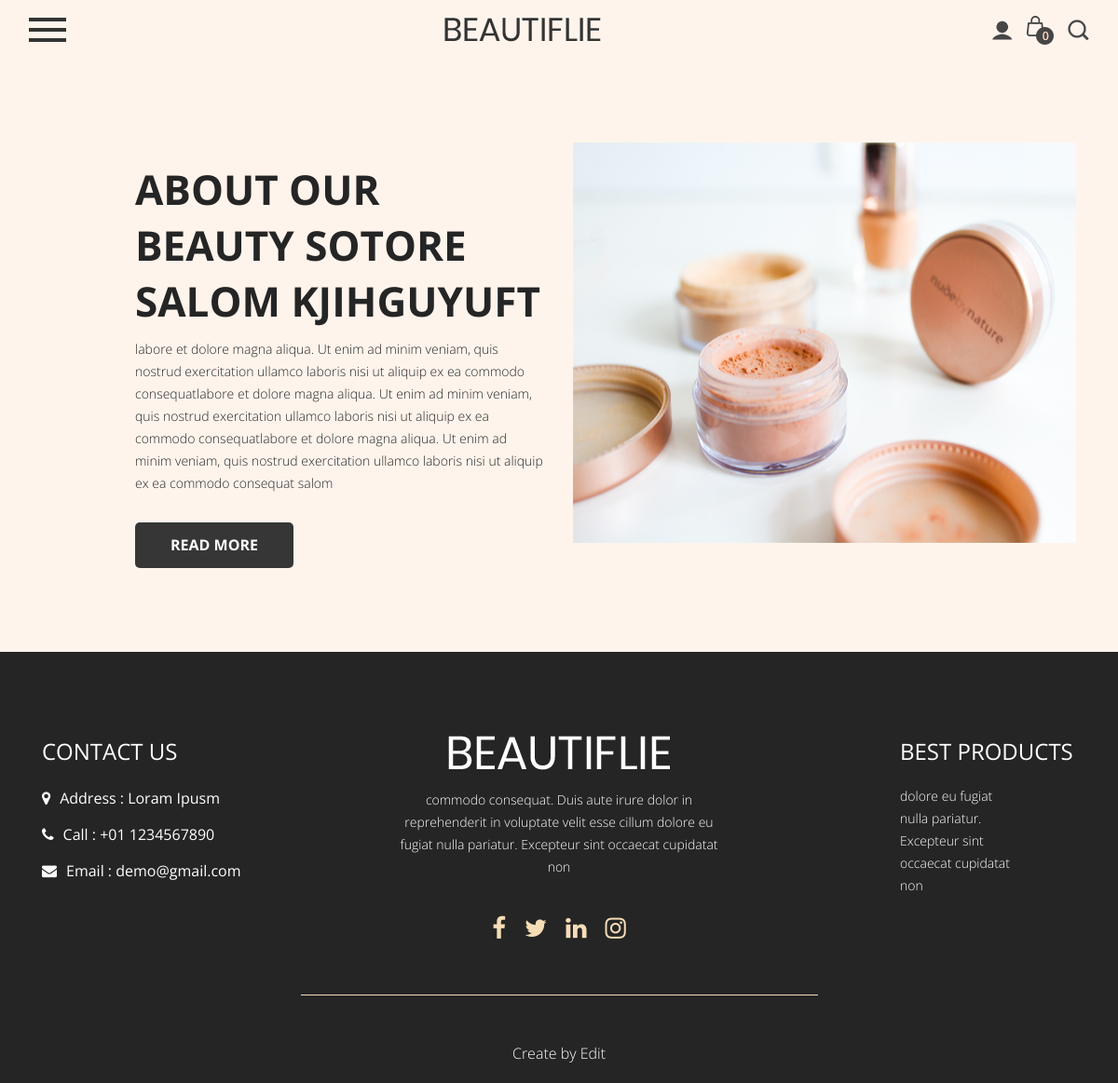
The page /about/ on the database its author committed.
### blog/models.py (models this page shows, shortened)
class About(models.Model):
    name = models.CharField(max_length=200)
    bio = models.TextField()
    img = models.ImageField(upload_to='about/')
    price = models.IntegerField()

### blog/views.py (the view)
# urls.py: path('about/', about, name = 'about'),
def about(request):
    about = About.objects.all()
    context = {
        'about': about,
    }
    return render(request, 'about.html',context=context)

### templates/about.html
{% extends 'base/base.html' %}
{% load static %}
{% block content %}
      <div class="about_section layout_padding">
         <div class="container">
            {% for x in about %}
            <div class="about_section_main">
               <div class="row">
                  <div class="col-md-6">
                     <div class="about_taital_main">
                        <a href="{% url 'aboutdetail' x.id %}"><h1 class="about_taital">{{x.name}}</h1></a>
                        <p class="about_text">{{x.bio}}</p>
                        <div class="readmore_bt"><a href="#">Read More</a></div>
                     </div>
                  </div>
                  <div class="col-md-6">
                     <div><img src="{{x.img.url}}" class="image_3"></div>
                  </div>
               </div>
            </div>
            {% endfor %}
         </div>
      </div>
     {% endblock content %}

### static/css/style.css (style rules this page uses)
* { box-sizing: border-box !important; transition: ease all 0.5s; }
html { scroll-behavior: smooth; }
body { color: #666666; font-size: 14px; line-height: 1.80857; font-weight: normal; overflow-x: hidden; font-family: 'Open Sans', sans-serif; }
a { color: #1f1f1f; text-decoration: none !important; outline: none !important; -webkit-transition: all .3s ease-in-out; -moz-transition: all .3s ease-in-out; -ms-transition: all .3s ease-in-out; -o-transition: all .3s ease-in-out; transition: all .3s ease-in-out; }
h1, h2, h3, h4, h5, h6 { letter-spacing: 0; font-weight: normal; position: relative; padding: 0 0 10px 0; font-weight: normal; line-height: normal; color: #111111; margin: 0 }
h1 { font-size: 24px }
*, *::after, *::before { -webkit-box-sizing: border-box; -moz-box-sizing: border-box; box-sizing: border-box; }
p { margin: 20px; font-weight: 300; font-size: 15px; line-height: 24px; }
a { color: #222222; text-decoration: none; outline: none !important; }
a, .btn { text-decoration: none !important; outline: none !important; -webkit-transition: all .3s ease-in-out; -moz-transition: all .3s ease-in-out; -ms-transition: all .3s ease-in-out; -o-transition: all .3s ease-in-out; transition: all .3s ease-in-out; }
img { max-width: 100%; height: auto; }
.layout_padding { padding-top: 90px; padding-bottom: 0px; }
.about_section { width: 100%; float: left; background-color: #fef4ec; height: auto; padding-bottom: 90px; }
.about_section_main { width: 100%; float: left; }
.about_taital_main { width: 100%; float: left; padding-top: 20px; padding-left: 100px; }
.about_taital { width: 100%; float: left; font-size: 44px; color: #252525; font-weight: bold; text-transform: uppercase; }
.about_text { width: 100%; float: left; font-size: 14px; color: #252525; margin: 0px; }
.image_3 { width: 100%; float: left; height: 430px; }
.readmore_bt { width: 170px; float: left; padding-top: 30px; }
.readmore_bt a { width: 100%; float: left; font-size: 16px; color: #ffffff; background-color: #363636; text-align: center; padding: 10px 0px; border-radius: 5px; font-weight: bold; text-transform: uppercase; }

### rows shown on the page
About: name "ABOUT OUR BEAUTY SOTORE SALOM KJIHGUYUFT", bio "labore et dolore magna aliqua. Ut enim ad minim veniam, quis nostrud exercitation ullamco laboris nisi ut aliquip ex ea commodo consequatlabore et dolore magna aliqua. Ut enim ad minim veniam, quis nostrud exercitation ullamco laboris nisi ut aliquip ex ea commodo consequatlabore et dolore magna aliqua. Ut enim ad minim veniam, quis nostrud exercitation ullamco laboris nisi ut aliquip ex ea commodo consequat salom", img (picture)
